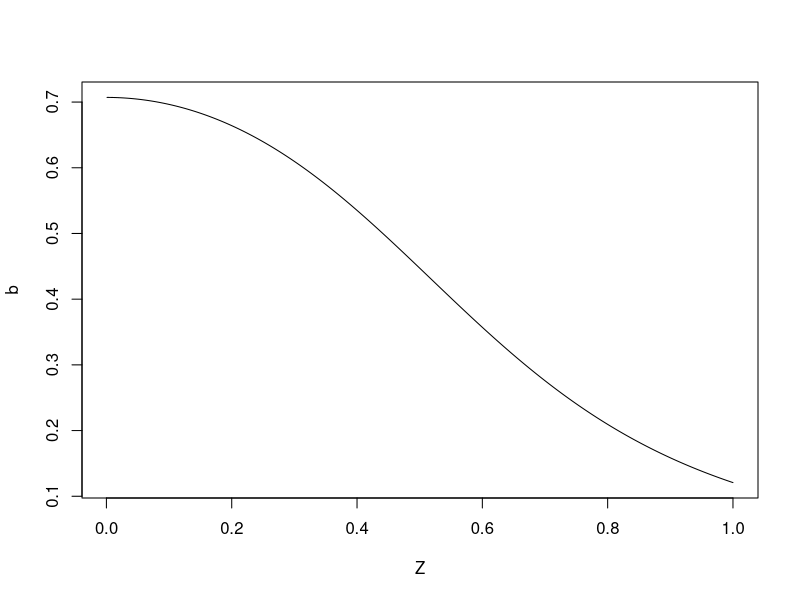

Reproduce this figure in R.
## Author: Indranil Ghosh, Jadavpur University, Physics Department

# Generalised complete Elliptic Integration solution
cel <- function(kc, p, l, s){
  if (kc==0) return (NaN)
  epsilon <- 1e-06
  k <- abs(kc)
  P <- p
  cc <- l
  S <- s
  em <- 1.0
  if (p>0) {
    P <- sqrt(p)
    S <- s/P
  }
  else{
    f <- kc^2
    q <- 1-f
    g <- 1-P
    f <- f-P
    q <- q*(S-l*P)
    P <- sqrt(f/g)
    cc <- (l-S)/g
    S <- -q/(g^2*P) + cc*P
  }
  f <- cc
  cc <- cc + S/P
  g <- k/P
  S <- 2*(S+f*g)
  P <- g+P
  g <- em
  em <- k+em
  K <- k
  while (abs(g-k)>g*epsilon) {
    k <- 2*sqrt(K)
    K <- k*em
    f <- cc
    cc <- cc+S/P
    g <- K/P
    S <- 2*(S+f*g)
    P <- g+P
    g <- em
    em <- k+em
  }
  return(pi/2*(S+cc*em)/(em*(em+P)))
}

# We can calculate the magnetic field at any point (X, Y, Z) on/off the axis
B <- function(X, Y, Z, a, length, I, n) {
  # length is the length of the cylinder
  # a is the radius of the solenoid
  # n is the number of turns of the solenoid
  # I is the current through the solenoid
  rho <- sqrt(X^2+Y^2)
  mu0 <- 4*pi*10^(-7)
  b <- length/2
  B0 <- mu0*n*I/pi
  z_plus <- Z+b
  z_minus <- Z-b
  alpha_plus <- a/sqrt(z_plus^2+(rho+a)^2)
  alpha_minus <- a/sqrt(z_minus^2+(rho+a)^2)
  beta_plus <- z_plus/sqrt(z_plus^2+(rho+a)^2)
  beta_minus <- z_minus/sqrt(z_minus^2+(rho+a)^2)
  gamma <- (a-rho)/(a+rho)
  k_plus <- sqrt((z_plus^2+(a-rho)^2)/(z_plus^2+(a+rho)^2))
  k_minus <- sqrt((z_minus^2+(a-rho)^2)/(z_minus^2+(a+rho)^2))
  # radial Magnetic field
  B1 <- B0*(alpha_plus*cel(k_plus, 1, 1, -1)-alpha_minus*cel(k_minus, 1, 1, -1))
  # longitudinal magnetic field
  B2 <- B0*a*(beta_plus*cel(k_plus, gamma^2, 1, gamma)-beta_minus*cel(k_minus, gamma^2, 1, gamma))/(a+rho)
  # Self Inductance of the solenoid
  k0 <- b/sqrt(a^2+b^2)
  L <- 8*mu0*(n*a)^2*(sqrt(a^2+b^2)*cel(k0, 1, 1, 2*k0^2)-a)
  #return(c(B1, B2, L))
  return(B2)
}

Z <- seq(0.001, 1, 0.001)
b <- numeric()
for(z in Z) {
  b <- c(b, B(0, 0, z, 0.5, 1, 10^7/(4*pi), 1))
}
plot(Z, b, type="l")
